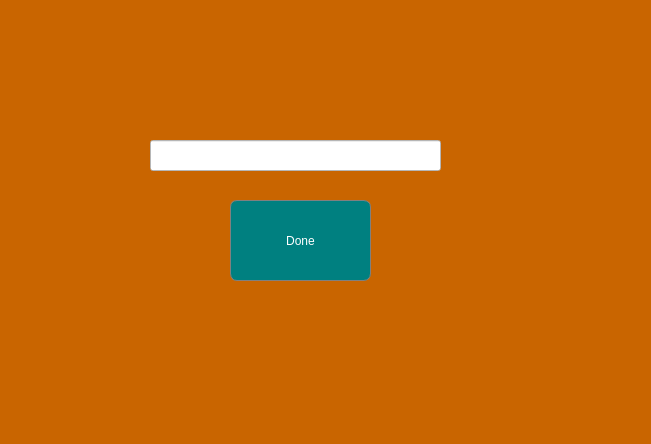
<?xml version="1.0" encoding="UTF-8"?>
<ui version="4.0">
 <class>Tolowerwords</class>
 <widget class="QDialog" name="Tolowerwords">
  <property name="geometry">
   <rect>
    <x>0</x>
    <y>0</y>
    <width>651</width>
    <height>444</height>
   </rect>
  </property>
  <property name="windowTitle">
   <string>Dialog</string>
  </property>
  <property name="styleSheet">
   <string notr="true">background:rgb(201,101,0);</string>
  </property>
  <widget class="QPushButton" name="pushButton">
   <property name="geometry">
    <rect>
     <x>230</x>
     <y>200</y>
     <width>141</width>
     <height>81</height>
    </rect>
   </property>
   <property name="styleSheet">
    <string notr="true">border-radius:7px;
border:1px solid grey;
background:teal;
color:white</string>
   </property>
   <property name="text">
    <string>Done</string>
   </property>
  </widget>
  <widget class="QLineEdit" name="lineEdit_tolower">
   <property name="enabled">
    <bool>false</bool>
   </property>
   <property name="geometry">
    <rect>
     <x>150</x>
     <y>140</y>
     <width>291</width>
     <height>31</height>
    </rect>
   </property>
   <property name="styleSheet">
    <string notr="true">background:rgb(255,255,255);</string>
   </property>
  </widget>
 </widget>
 <resources/>
 <connections/>
</ui>
